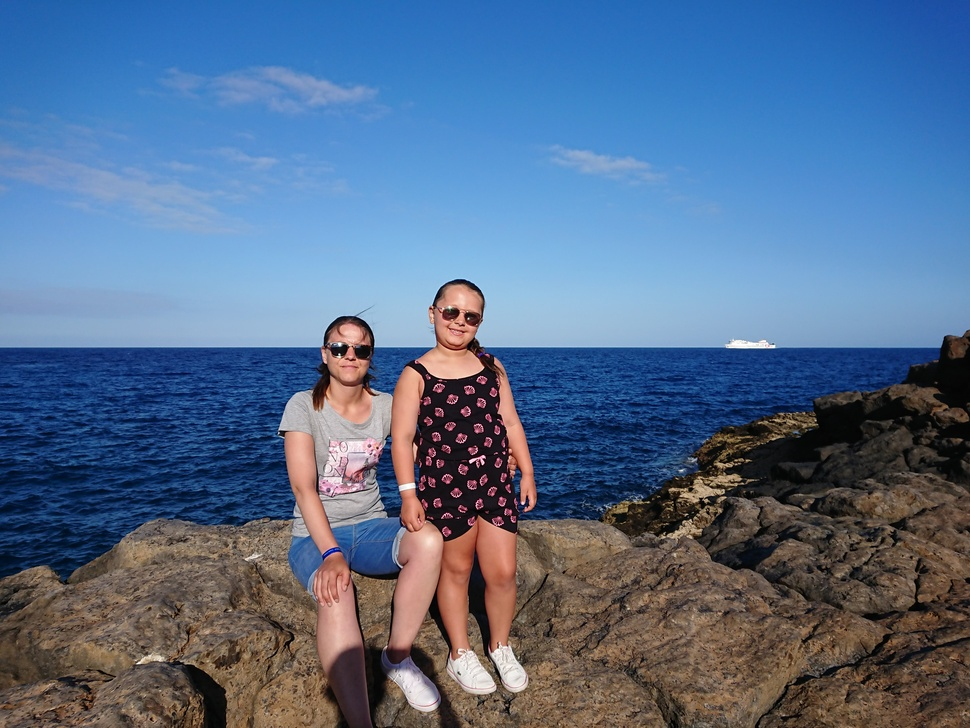
#> input picture Face_Detector/image1.JPG, 970 x 728 px, shrunk from 4618 x 3464 before the run
$ python FaceDetection.py
#> lines starting #> are read from the running program, lines starting #| are printed output that depends on the picture; after the words box and inside, x2 and y2 are one past the last pixel; in counts of white or black regions, pixels touching at a corner belong together
import cv2

face_cascade = cv2.CascadeClassifier('haarcascade_frontalface_default.xml')

img = cv2.imread('image1.JPG')
#> img is the input picture: shape (728, 970, 3); mean B, G, R 139.6, 108.9, 85.7

greyscale = cv2.cvtColor(img, cv2.COLOR_BGR2GRAY)
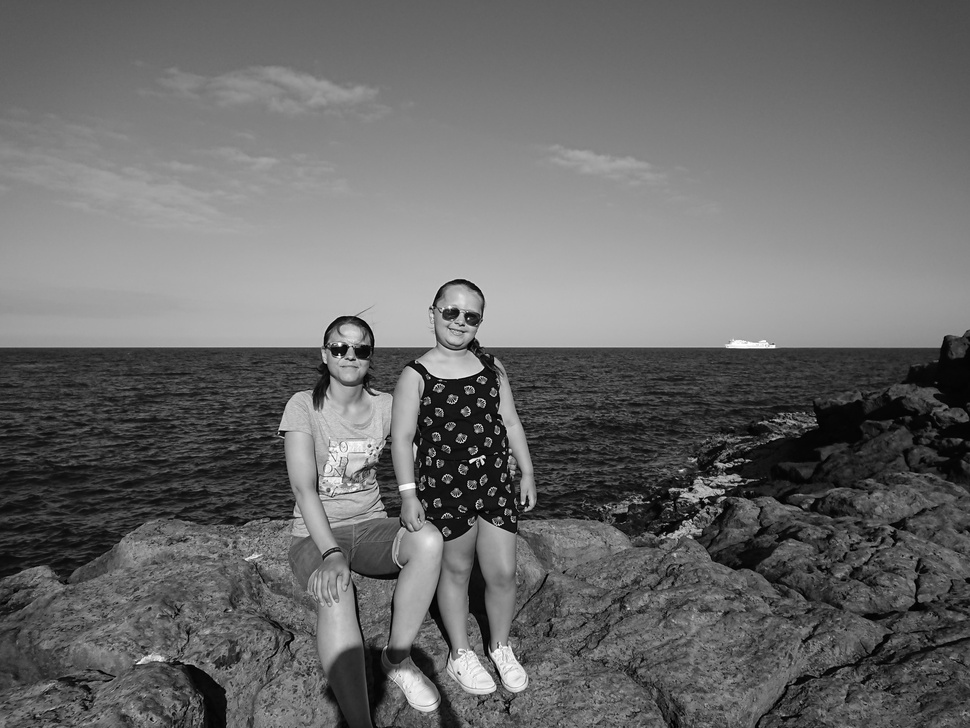
#> greyscale: shape (728, 970); min 0, max 255, mean 105.5

faces = face_cascade.detectMultiScale(greyscale, 1.1, 4)
#> faces = [[734, 498, 27, 27], [426, 290, 67, 67], [321, 329, 57, 57]]

for (x,y,w,h) in faces:
    cv2.rectangle(img, (x,y), (x+w, y+h),(0,0,255), 4)
#> this loop made 3 passes
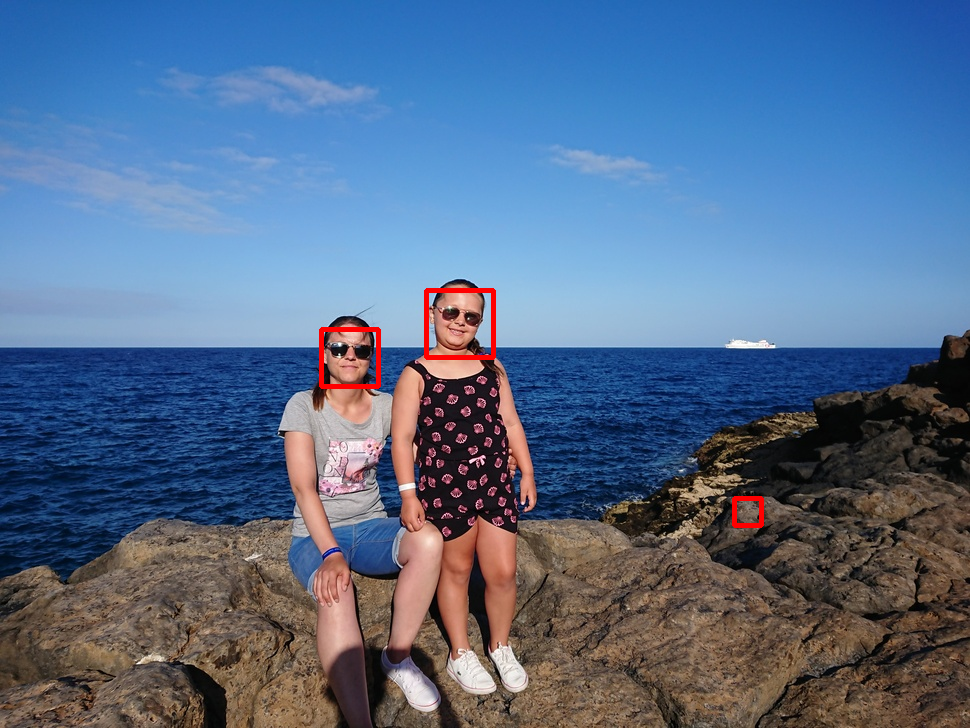
#> img: shape (728, 970, 3); 0.42% of pixels changed, all inside (x1, y1, x2, y2) = (319, 288, 764, 528)

cv2.imshow('img', img)
cv2.waitKey()

cv2.imwrite("Face_Dectected.jpg", img)
